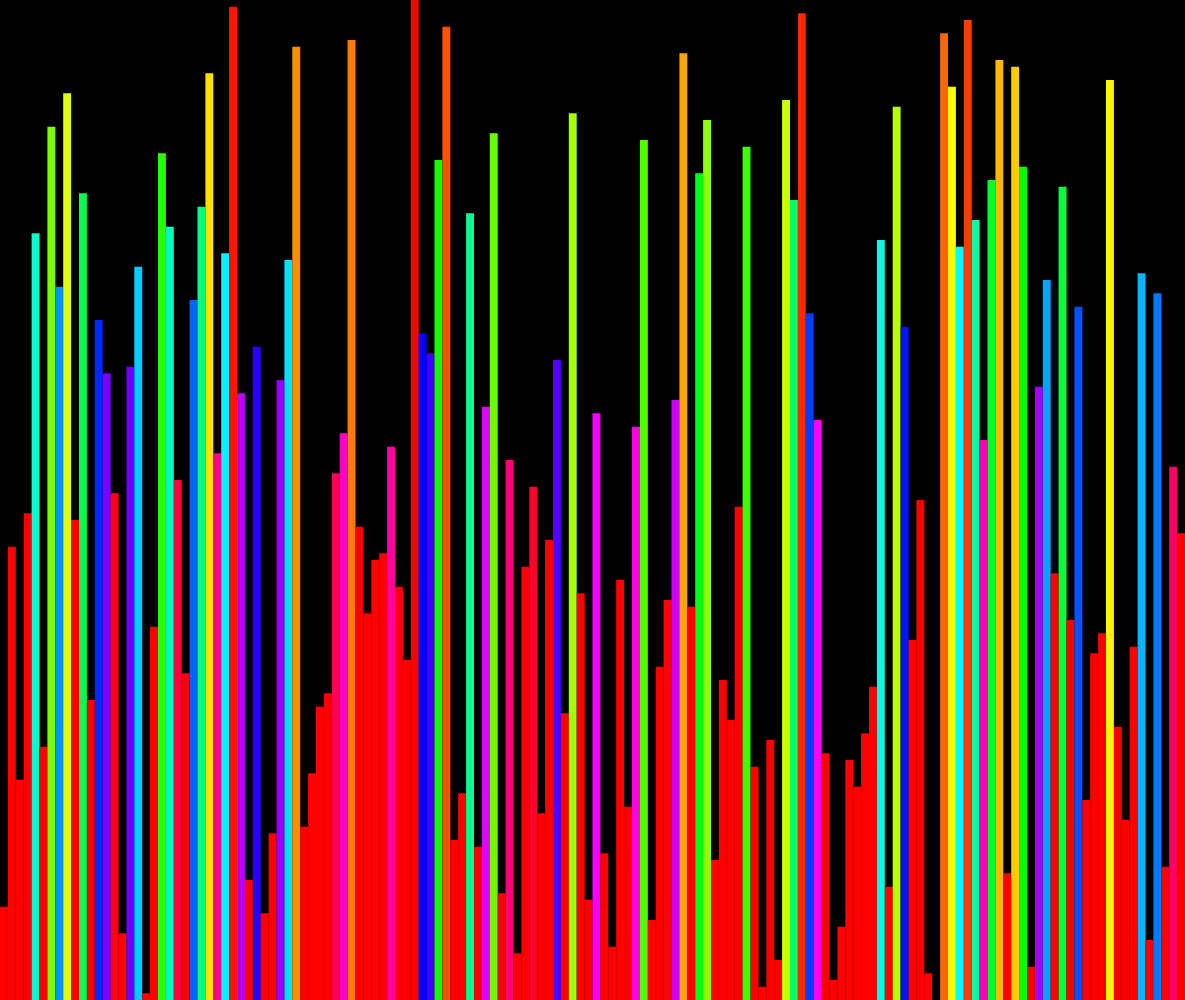
Frame 1 (no input)
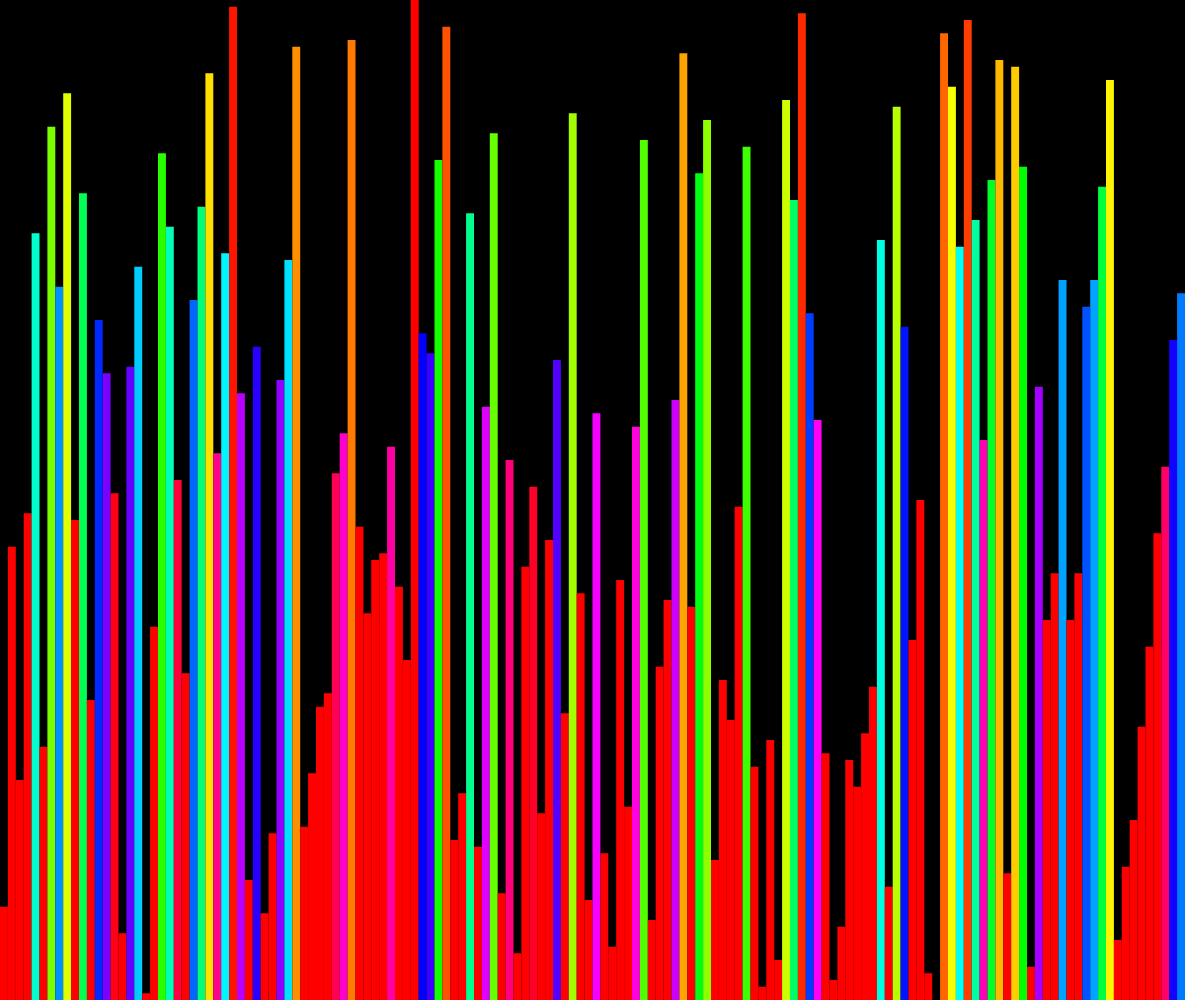
Frame 60 (no input)
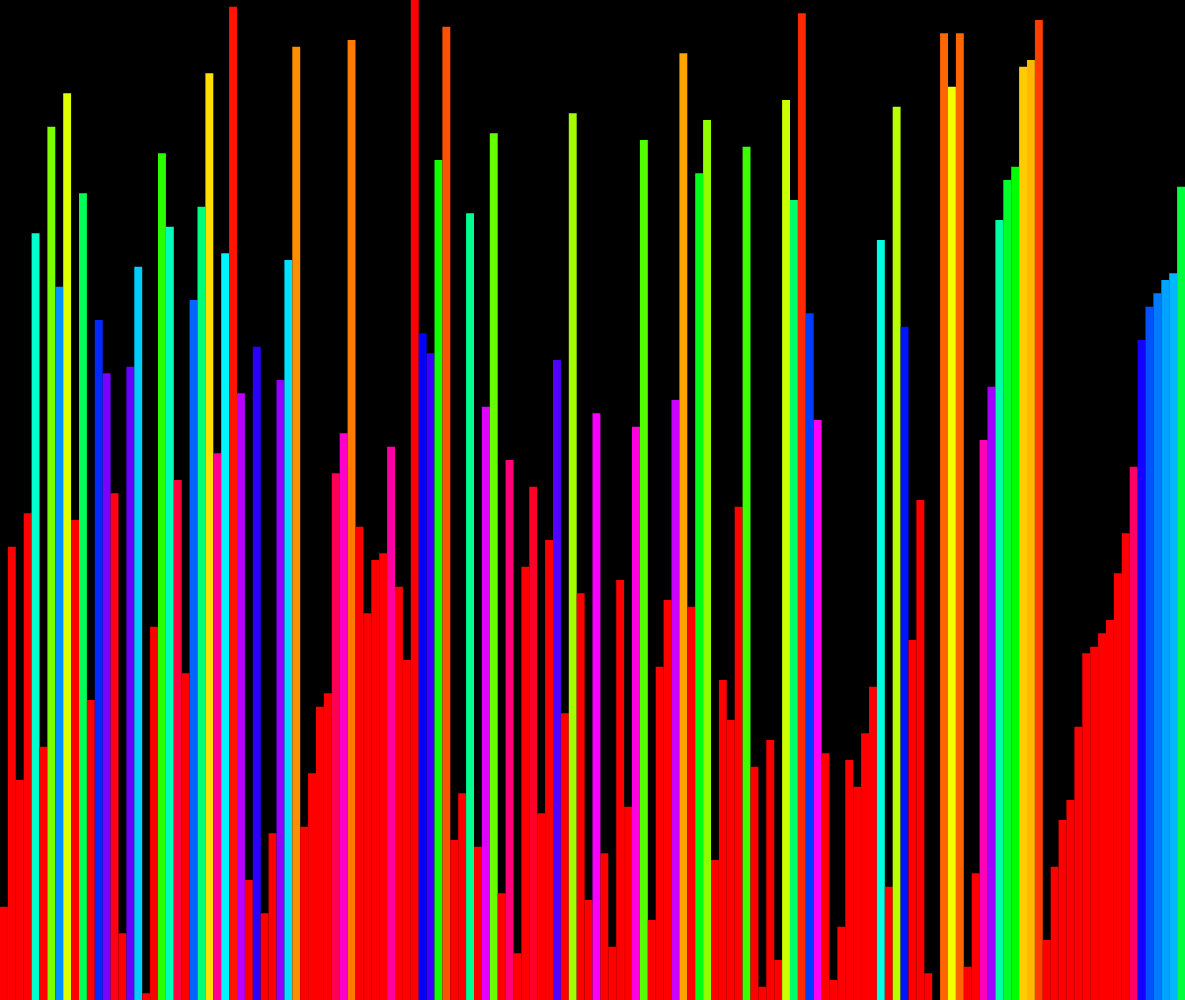
Frame 120 (the mouse pressed at the canvas centre since frame 60)

The p5.js sketch that drew these frames (run headless with seeded random() and noise() and a simulated clock; from frame 60 on, the mouse is pressed at the canvas centre):

// p5.js sketch
// ── sketch.js


var items = [];
var n = 150;
var iterations = [];
var time =0;
var index;
var init = [];


function setup() {

  length = windowWidth-15;
  width = windowHeight;

  createCanvas(windowWidth-15 , windowHeight);
  for (var i = n; i >= 0; i--) {
    items.push([i,i/n*windowHeight])
  }

  randomize(items); 

  for (var i = 0; i < items.length; i++) {
    init.push(items[i][1])
  }
  
  index = 0
 
  mergeSort(items,0,0,null);
  


    

    
}




function mergeSort(arr,l, r, temp)
{
  
  if(temp == null)
  {
    r = arr.length;
    temp = [];
    for (var i = arr.length - 1; i >= 0; i--) {
      temp.push(null);
    }
  }
  
  if(1<r-l)
  {
    var c = ((l+r+1)/2)|0;
    
    mergeSort(arr,l,c,temp);
    mergeSort(arr,c,r,temp);

    var t  = l;
    var p1 = l;
    var p2 = c;
    while(t != r)
    {
      
      if(p2 == r || (p1<c && arr[p1][1]<arr[p2][1]))
      {
        temp[t] = arr[p1][1];
        iterations.push(temp.slice())
        
        p1+=1;
      }
      else
      {
        temp[t] = arr[p2][1];
       iterations.push(temp.slice())
        p2+=1;
      }
      t+=1;
      
    }
    for (var i = l; i < r; i++) {
      arr[i][1] = temp[i];
      
      
    }

  }

  return arr;
}


function draw() {
  //noStroke();
    if(index<iterations.length){
      console.log(init)
      background('black');
      temp = iterations[index]
      for (var i = items.length - 1; i >= 0; i--) {
        colorMode(HSB,100);

        if(temp[i]!=null){

          height = temp[i]
        }
        else
        {
          height = init[i]
        }

        pos = items[i][0]
        noStroke()
        fill(height/500*100,100,100);
        rectMode(CORNERS);
        rect(width/n*pos,length, width/n*pos+width/n,height);
      }
  }
  else
  {
    noLoop
  }
  index++;
    
  

}


function randomize(items)
{
  for (var j = 10; j >= 0; j--) {
    for (var i = items.length - 1; i >= 0; i--) {
        indexA = int(random(items.length));
        var temp = items[i][1];
        items[i][1] = items[indexA][1];
        items[indexA][1] = temp;
  }
}


}
